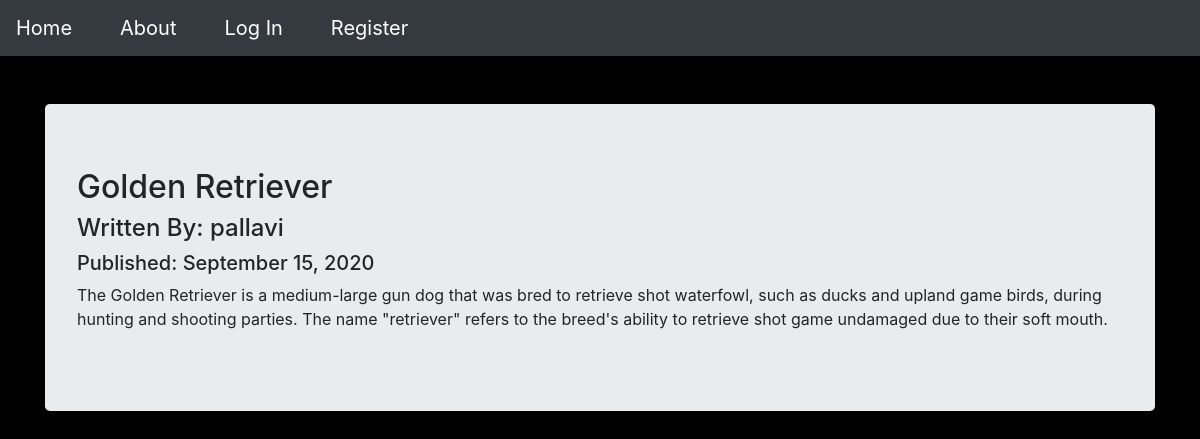
Page /6 on the committed database.
### puppycompanyblog/models.py (models this page shows, shortened)
class BlogPost(db.Model):
    users = db.relationship(User)
    id = db.Column(db.Integer, primary_key=True)
    user_id = db.Column(db.Integer, db.ForeignKey('users.id'), nullable=False)
    date = db.Column(db.DateTime, nullable=False, default=datetime.utcnow)
    title = db.Column(db.String(140), nullable=False)
    text = db.Column(db.Text, nullable=False)

class User(db.Model, UserMixin):
    __tablename__ = 'users'
    id = db.Column(db.Integer, primary_key=True)
    profile_image = db.Column(
        db.String(64), nullable=False, default='default_profile.jpg')
    email = db.Column(db.String(64), unique=True, index=True)
    username = db.Column(db.String(64), unique=True, index=True)
    pasword_hash = db.Column(db.String(128))
    posts = db.relationship('BlogPost', backref='author', lazy=True)

### puppycompanyblog/users/views.py (the view)
@users.route('/<username>')
def user_posts(username):
    page = request.args.get('page', 1, type=int)
    user = User.query.filter_by(username=username).first_or_404()
    blog_posts = BlogPost.query.filter_by(author=user).order_by(
        BlogPost.date.desc()).paginate(page=page, per_page=3)
    return render_template('user_blog_posts.html', blog_posts=blog_posts, user=user)

### puppycompanyblog/blog_posts/views.py (called while the page is built)
@blog_posts.route('/<int:blog_post_id>')
def blog_post(blog_post_id):
    blog_post = BlogPost.query.get_or_404(blog_post_id)
    return render_template('blog_post.html', title=blog_post.title, date=blog_post.date, post=blog_post)

### puppycompanyblog/templates/blog_post.html (shortened to what this page needs)
{% extends 'base.html' %} {% block content %}
<div class="jumbotron">
  <h2>{{post.title}}</h2>
  <h4>Written By: {{post.author.username}}</h4>
  <h5>Published: {{post.date.strftime('%B %d, %Y')}}</h5>
  <p>{{post.text}}</p>
</div>
{% endblock %}

### rows in the picture
BlogPost: title "Golden Retriever", date "September 15, 2020", text "The Golden Retriever is a medium-large gun dog that was bred to retrieve shot waterfowl, such as ducks and upland game birds, during hunting and shooting parties. The name \"retriever\" refers to the breed's ability to retrieve shot game undamaged due to their soft mouth."
User: author.username "pallavi"
